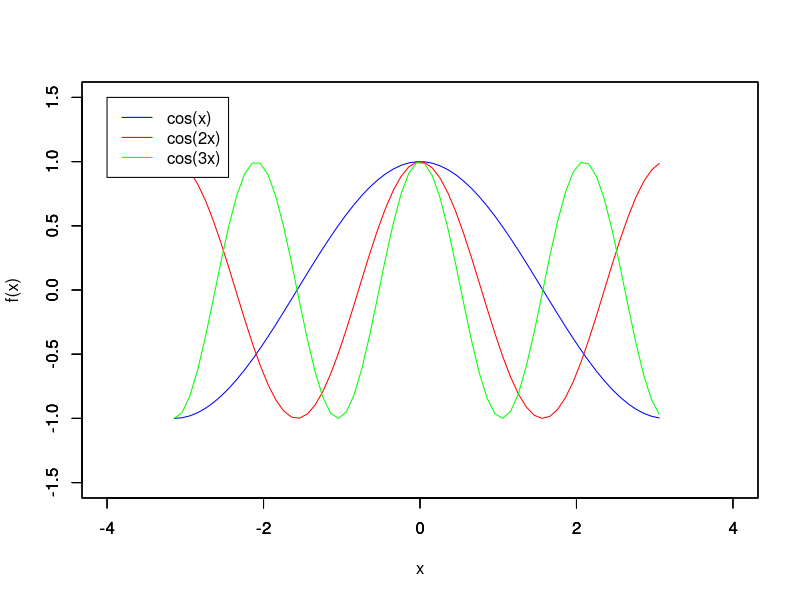

Here is the R script that generated this plot:
xx = seq(-pi,pi,0.1)


plot(
  xx, cos(xx),
  xlim=c(-4,4),
  ylim=c(-1.5,1.5),
  type="l",
  col="blue",
  xlab="x",
  ylab="f(x)"
)

par(new=TRUE)

plot(
  xx, cos(2*xx),
  xlim=c(-4,4),
  ylim=c(-1.5,1.5),
  type="l",
  col="red",
  xlab="",
  ylab="",
)

par(new=TRUE)
plot(
  xx, cos(3*xx),
  xlim=c(-4,4),
  ylim=c(-1.5,1.5),
  type="l",
  col="green",
  xlab="",
  ylab="",
)


legend(-4,1.5, legend=c("cos(x)", "cos(2x)","cos(3x)"), col=c("blue","red","green"), lty=1)



